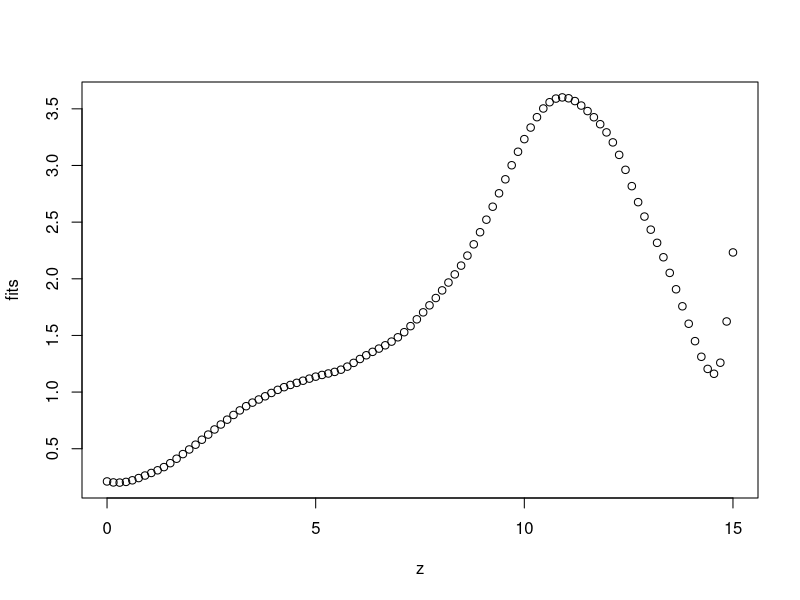

This chart was generated by the following R code:
llr = function(x, y, z, omega) {
  fits = sapply(z, compute_f_hat, x, y, omega)
  return(fits)
}

compute_f_hat = function(z, x, y, omega) {
  Wz = make_weight_matrix(z, x, omega)
  X = make_predictor_matrix(x)
  f_hat = c(1, z) %*% solve(t(X) %*% (sweep(X, 1, Wz, "*"))) %*% t(X) %*% matrix(Wz*y)
  return(f_hat)
}


make_predictor_matrix = function(x){
  X = matrix(1 ,nrow = length(x), ncol = 2)
  X[,2] <- x
  return(X)
}

make_weight_matrix = function(z, x, omega){
  j = 1
  W <- rep(0, length(x))
  r = abs(x - z)/omega
  for (i in r){
    if (abs(i) < 1) {
      W[j] = (1 - abs(i^3))^3
    } 
    j = j+1
  }
  return (W)
}


library(reshape2)
data(french_fries)
french_fries = french_fries[complete.cases(french_fries),]

z = seq(0, 15, length.out = 100)
fits = llr(z = z, x = french_fries$potato, y = french_fries$buttery, omega = 2)
plot(z, fits)